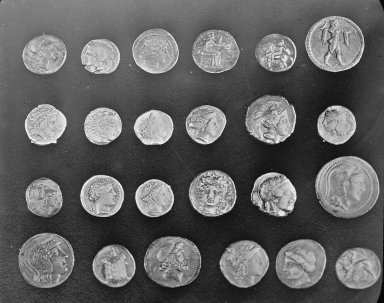
#> input picture skimage.data.coins(), 384 x 303 px
$ python coinsSegExample.py
#> lines starting #> are read from the running program, lines starting #| are printed output that depends on the picture; after the words box and inside, x2 and y2 are one past the last pixel; in counts of white or black regions, pixels touching at a corner belong together
import numpy as np
import matplotlib.pyplot as plt
from scipy import ndimage as ndi
import matplotlib.patches as mpatches

from skimage import data
from skimage.filters import threshold_otsu
from skimage.segmentation import clear_border
from skimage.measure import label
from skimage.morphology import closing, square
from skimage.measure import regionprops
from skimage.color import label2rgb
from skimage.segmentation import random_walker
from skimage.data import binary_blobs
import sys


image = data.coins()[50:-50, 50:-50]
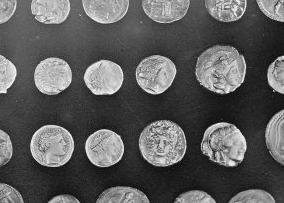
#> image: shape (203, 284); min 7, max 252, mean 91.5
#image = ndi.imread('C:\\Users\\Igor\\Desktop\\gray_tiny2sq.png', flatten=True)

# apply threshold
thresh = threshold_otsu(image)
#> thresh = 112
bw = closing(image > thresh, square(3))
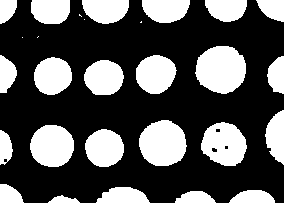
#> bw: shape (203, 284) bool; 33.4% white; 28 white regions (5 under 20 px), largest, box (x1, y1, x2, y2) and area: (195, 46, 246, 94) 1895, (139, 120, 187, 166) 1720, (201, 122, 247, 166) 1481

# remove artifacts connected to image border
cleared = bw.copy()
#clear_border(cleared)

# label image regions
label_image = label(cleared)
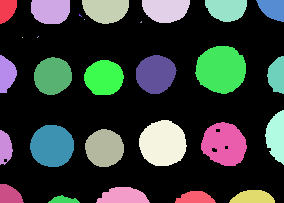
#> label_image: shape (203, 284) int32; 29 distinct labels, from 0 to 28; one colour per label, 0 black
image_label_overlay = label2rgb(label_image, image=image)
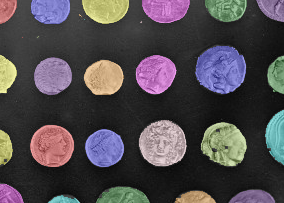
#> image_label_overlay: shape (203, 284, 3) float64; mean R, G, B 0.306, 0.287, 0.303

fig, ax = plt.subplots(ncols=1, nrows=1, figsize=(6, 6))
ax.imshow(image_label_overlay)

for region in regionprops(label_image):

    # skip small images
    if region.area < 100:
        continue

    # draw rectangle around segmented coins
    minr, minc, maxr, maxc = region.bbox
    rect = mpatches.Rectangle((minc, minr), maxc - minc, maxr - minr,
                              fill=False, edgecolor='red', linewidth=2)
    ax.add_patch(rect)
#> this loop made 28 passes
#> (minr, minc, maxr, maxc) on passes 1, 2, 3, 4, 5, 6, 12, 13, 14, 15, 16, 17: (0, 0, 24, 17), (0, 31, 24, 70), (0, 82, 24, 129), (0, 142, 23, 190), (0, 205, 22, 247), (0, 256, 22, 284), (46, 195, 94, 246), (55, 0, 93, 17), (55, 136, 94, 177), (56, 267, 94, 284), (57, 34, 95, 72), (60, 84, 95, 124)

plt.show()
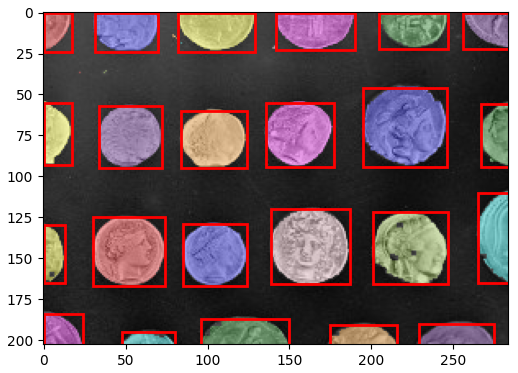
#> figure drawn by matplotlib, 1 panel


sys.exit(0)
#> (the program exits here)
